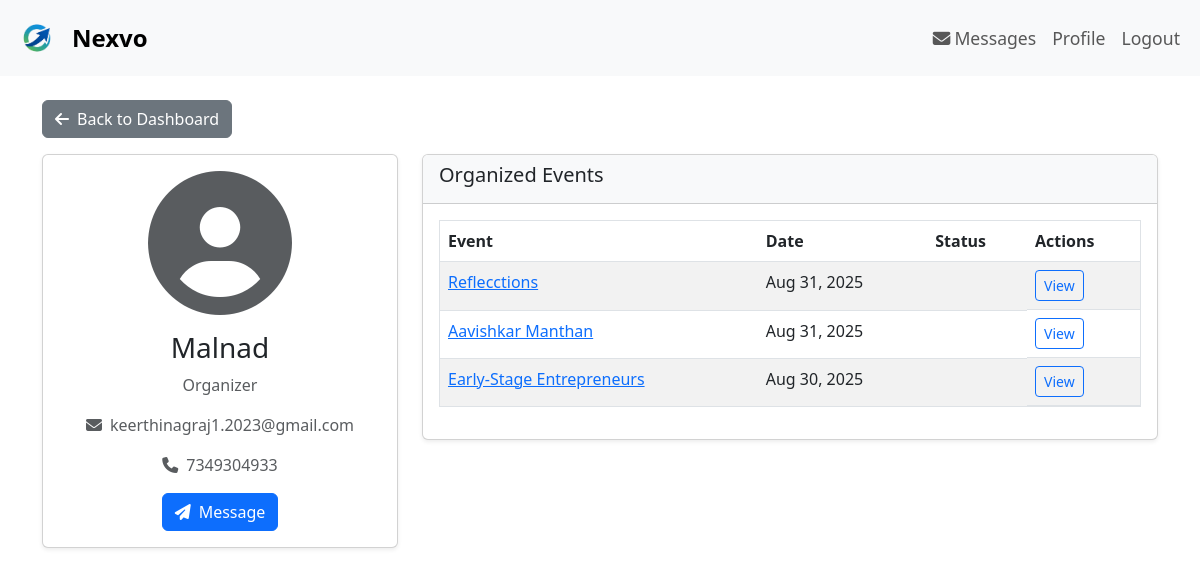
Screenshot of /profile/35/ (signed in) with the database file from the repository.
### events/models.py (models this page shows, shortened)
class User(AbstractUser):
    USER_TYPES = (
        ('organizer', 'Organizer'),
        ('participant', 'Participant'),
    )
    user_type = models.CharField(max_length=20, choices=USER_TYPES)
    phone = models.CharField(max_length=15, blank=True, null=True)
    bio = models.TextField(max_length=500, blank=True, null=True)
    profile_picture = models.ImageField(upload_to='profile_pics/', blank=True)
    areas_of_interest = models.ManyToManyField('Category', blank=True)

class Event(models.Model):
    title = models.CharField(max_length=200)
    description = models.TextField()
    organizer = models.ForeignKey(User, on_delete=models.CASCADE, related_name='organized_events')
    category = models.ForeignKey(Category, on_delete=models.CASCADE)
    date = models.DateTimeField()
    location = models.CharField(max_length=200)
    max_participants = models.IntegerField()
    registration_link = models.URLField(help_text="Google Form registration link")
    created_at = models.DateTimeField(auto_now_add=True)
    updated_at = models.DateTimeField(auto_now=True)
    start_time = models.DateTimeField()
    duration = models.IntegerField(default=60)
    image = models.ImageField(upload_to='event_posters/', blank=True, null=True)

### events/views.py (the view)
# urls.py: path('profile/', views.profile_view, name='profile'),
@login_required
def profile_view(request, user_id=None):
    if user_id:
        profile_user = get_object_or_404(User, id=user_id)
    else:
        profile_user = request.user
    context = {
        'profile_user': profile_user,
    }
    if profile_user == request.user:
        context['profile_form'] = UserProfileForm(instance=profile_user)
        if profile_user.user_type != 'organizer':
             context['certificate_form'] = CertificateUploadForm(user=profile_user)
    if profile_user.user_type == 'organizer':
        organized_events = Event.objects.filter(organizer=profile_user).order_by('-created_at')
        context['organized_events'] = organized_events
    else:
        registrations = Registration.objects.filter(user=profile_user).order_by('-registered_at')
        certificates = Certificate.objects.filter(participant=profile_user).order_by('-uploaded_at')
        context['registrations'] = registrations
        context['certificates'] = certificates
    return render(request, 'events/profile.html', context)

### event_networking/context_processors.py (called while the page is built)
def unread_message_count(request):
    if request.user.is_authenticated:
        count = Message.objects.filter(receiver=request.user, is_read=False).count()
        return {'unread_message_count': count}
    return {'unread_message_count': 0}

### templates/events/profile.html (shortened to what this page needs)
{% extends 'base.html' %}
{% load widget_tweaks %}
{% block content %}
<div class="mb-3">
    <a href="{% url 'organizer_dashboard' %}" class="btn btn-secondary">
        <i class="fas fa-arrow-left me-2"></i>Back to Dashboard
    </a>
</div>
<div class="row">
    <div class="col-md-4">
        <div class="card shadow-sm mb-4">
            <div class="card-body text-center">
                {% if profile_user.profile_picture %}
                    <img src="{{ profile_user.profile_picture.url }}" class="rounded-circle mb-3 border border-primary p-1" width="150" height="150" alt="Profile Picture">
                {% else %}
                    <i class="fas fa-user-circle fa-9x text-muted mb-3"></i>
                {% endif %}
                <h3>{{ profile_user.get_full_name|default:profile_user.username }}</h3>
                <p class="text-muted">{{ profile_user.get_user_type_display }}</p>
                {% if profile_user.email %}
                    <p class="text-muted"><i class="fas fa-envelope me-2"></i>{{ profile_user.email }}</p>
                {% endif %}
                {% if profile_user.phone %}
                    <p class="text-muted"><i class="fas fa-phone me-2"></i>{{ profile_user.phone }}</p>
                {% endif %}
                {% if user.is_authenticated and user != profile_user %}
                    <a href="{% url 'conversation' profile_user.id %}" class="btn btn-primary">
                        <i class="fas fa-paper-plane me-2"></i>Message
                    </a>
                {% endif %}
            </div>
        </div>
    </div>
    <div class="col-md-8">
        {% if profile_user.user_type == 'organizer' %}
        <div class="card shadow-sm mb-4">
            <div class="card-header bg-light">
                <h5>Organized Events</h5>
            </div>
            <div class="card-body">
                {% if organized_events %}
                <div class="table-responsive">
                    <table class="table table-hover table-striped border">
                        <thead>
                            <tr>
                                <th>Event</th>
                                <th>Date</th>
                                <th>Status</th>
                                <th>Actions</th>
                            </tr>
                        </thead>
                        <tbody>
                            {% for event in organized_events %}
                            <tr>
                                <td>
                                    <a href="{% url 'event_detail' event.pk %}">
                                        {{ event.title }}
                                    </a>
                                </td>
                                <td>{{ event.date|date:"M d, Y" }}</td>
                                <td>{{ event.get_status_display }}</td>
                                <td class="d-flex gap-2">
                                    <a href="{% url 'event_detail' event.pk %}" class="btn btn-sm btn-outline-primary">
                                        View
                                    </a>
                                </td>
                            </tr>
                            {% endfor %}
                        </tbody>
                    </table>
                </div>
                {% else %}
                <div class="text-center p-5 border rounded shadow-sm">
                    <p class="text-muted mb-0">This organizer has no events.</p>
                </div>
                {% endif %}
            </div>
        </div>
        {% endif %}
    </div>
</div>
{% endblock %}

### rows the page displays
User: get_full_name "Malnad", user_type "Organizer", email "keerthinagraj1.2023@gmail.com", phone "7349304933"
Event: title "Reflecctions", date "Aug 31, 2025"
Event: title "Aavishkar Manthan", date "Aug 31, 2025"
Event: title "Early-Stage Entrepreneurs", date "Aug 30, 2025"
